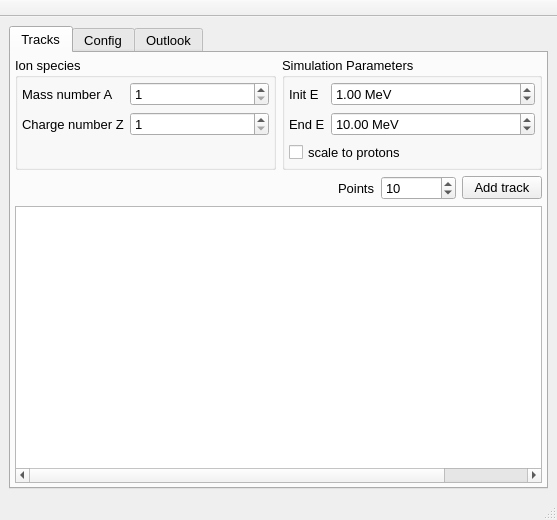
<?xml version="1.0" encoding="UTF-8"?>
<ui version="4.0">
 <class>tpPlugin</class>
 <widget class="QMainWindow" name="tpPlugin">
  <property name="geometry">
   <rect>
    <x>0</x>
    <y>0</y>
    <width>557</width>
    <height>520</height>
   </rect>
  </property>
  <property name="windowTitle">
   <string>Thomson Parabola</string>
  </property>
  <property name="unifiedTitleAndToolBarOnMac">
   <bool>true</bool>
  </property>
  <widget class="QWidget" name="centralwidget">
   <layout class="QGridLayout" name="gridLayout_8">
    <item row="0" column="0">
     <widget class="QTabWidget" name="tabWidget">
      <property name="font">
       <font>
        <pointsize>10</pointsize>
       </font>
      </property>
      <property name="currentIndex">
       <number>0</number>
      </property>
      <widget class="QWidget" name="tab_2">
       <attribute name="title">
        <string>Tracks</string>
       </attribute>
       <layout class="QGridLayout" name="gridLayout_3" rowstretch="0,0,1" columnstretch="1,1">
        <property name="leftMargin">
         <number>4</number>
        </property>
        <property name="topMargin">
         <number>4</number>
        </property>
        <property name="rightMargin">
         <number>4</number>
        </property>
        <property name="bottomMargin">
         <number>4</number>
        </property>
        <item row="0" column="0">
         <widget class="QGroupBox" name="groupBox_6">
          <property name="title">
           <string>Ion species</string>
          </property>
          <layout class="QGridLayout" name="gridLayout_2" columnstretch="0,1">
           <property name="leftMargin">
            <number>4</number>
           </property>
           <property name="topMargin">
            <number>4</number>
           </property>
           <property name="rightMargin">
            <number>4</number>
           </property>
           <property name="bottomMargin">
            <number>4</number>
           </property>
           <item row="1" column="0">
            <widget class="QLabel" name="label_12">
             <property name="font">
              <font>
               <pointsize>10</pointsize>
              </font>
             </property>
             <property name="text">
              <string>Charge number Z</string>
             </property>
            </widget>
           </item>
           <item row="0" column="0">
            <widget class="QLabel" name="label_13">
             <property name="font">
              <font>
               <pointsize>10</pointsize>
              </font>
             </property>
             <property name="text">
              <string>Mass number A</string>
             </property>
            </widget>
           </item>
           <item row="1" column="1">
            <widget class="QSpinBox" name="Z_sb">
             <property name="minimum">
              <number>1</number>
             </property>
             <property name="neutrinoSave" stdset="0">
              <bool>true</bool>
             </property>
            </widget>
           </item>
           <item row="0" column="1">
            <widget class="QSpinBox" name="A_sb">
             <property name="minimum">
              <number>1</number>
             </property>
             <property name="neutrinoSave" stdset="0">
              <bool>true</bool>
             </property>
            </widget>
           </item>
           <item row="2" column="1">
            <spacer name="verticalSpacer_4">
             <property name="orientation">
              <enum>Qt::Vertical</enum>
             </property>
             <property name="sizeHint" stdset="0">
              <size>
               <width>20</width>
               <height>0</height>
              </size>
             </property>
            </spacer>
           </item>
          </layout>
         </widget>
        </item>
        <item row="0" column="1">
         <widget class="QGroupBox" name="groupBox">
          <property name="title">
           <string>Simulation Parameters</string>
          </property>
          <layout class="QGridLayout" name="gridLayout_10" columnstretch="0,1">
           <property name="leftMargin">
            <number>4</number>
           </property>
           <property name="topMargin">
            <number>4</number>
           </property>
           <property name="rightMargin">
            <number>4</number>
           </property>
           <property name="bottomMargin">
            <number>4</number>
           </property>
           <item row="0" column="0">
            <widget class="QLabel" name="label_2">
             <property name="font">
              <font>
               <pointsize>10</pointsize>
              </font>
             </property>
             <property name="text">
              <string>Init E</string>
             </property>
            </widget>
           </item>
           <item row="0" column="1">
            <widget class="QDoubleSpinBox" name="initE_sb">
             <property name="minimumSize">
              <size>
               <width>100</width>
               <height>0</height>
              </size>
             </property>
             <property name="suffix">
              <string> MeV</string>
             </property>
             <property name="value">
              <double>1.000000000000000</double>
             </property>
             <property name="neutrinoSave" stdset="0">
              <bool>true</bool>
             </property>
            </widget>
           </item>
           <item row="1" column="0">
            <widget class="QLabel" name="label_3">
             <property name="font">
              <font>
               <pointsize>10</pointsize>
              </font>
             </property>
             <property name="text">
              <string>End E</string>
             </property>
            </widget>
           </item>
           <item row="1" column="1">
            <widget class="QDoubleSpinBox" name="endE_sb">
             <property name="minimumSize">
              <size>
               <width>100</width>
               <height>0</height>
              </size>
             </property>
             <property name="suffix">
              <string> MeV</string>
             </property>
             <property name="value">
              <double>10.000000000000000</double>
             </property>
             <property name="neutrinoSave" stdset="0">
              <bool>true</bool>
             </property>
            </widget>
           </item>
           <item row="3" column="0">
            <spacer name="verticalSpacer_5">
             <property name="orientation">
              <enum>Qt::Vertical</enum>
             </property>
             <property name="sizeHint" stdset="0">
              <size>
               <width>20</width>
               <height>0</height>
              </size>
             </property>
            </spacer>
           </item>
           <item row="2" column="0" colspan="2">
            <widget class="QCheckBox" name="escale_cb">
             <property name="font">
              <font>
               <pointsize>10</pointsize>
              </font>
             </property>
             <property name="text">
              <string>scale to protons</string>
             </property>
            </widget>
           </item>
          </layout>
         </widget>
        </item>
        <item row="1" column="0" colspan="2">
         <layout class="QGridLayout" name="gridLayout">
          <item row="0" column="2">
           <widget class="QSpinBox" name="points_sb">
            <property name="minimumSize">
             <size>
              <width>75</width>
              <height>0</height>
             </size>
            </property>
            <property name="value">
             <number>10</number>
            </property>
            <property name="neutrinoSave" stdset="0">
             <bool>true</bool>
            </property>
           </widget>
          </item>
          <item row="0" column="3">
           <widget class="QPushButton" name="addTrack_pb">
            <property name="font">
             <font>
              <pointsize>10</pointsize>
             </font>
            </property>
            <property name="text">
             <string>Add track</string>
            </property>
           </widget>
          </item>
          <item row="0" column="1">
           <widget class="QLabel" name="label">
            <property name="font">
             <font>
              <pointsize>10</pointsize>
             </font>
            </property>
            <property name="text">
             <string>Points</string>
            </property>
           </widget>
          </item>
          <item row="0" column="0">
           <spacer name="horizontalSpacer">
            <property name="orientation">
             <enum>Qt::Horizontal</enum>
            </property>
            <property name="sizeHint" stdset="0">
             <size>
              <width>40</width>
              <height>20</height>
             </size>
            </property>
           </spacer>
          </item>
         </layout>
        </item>
        <item row="2" column="0" colspan="2">
         <widget class="QTableWidget" name="trackTable">
          <property name="columnCount">
           <number>6</number>
          </property>
          <attribute name="horizontalHeaderVisible">
           <bool>false</bool>
          </attribute>
          <attribute name="horizontalHeaderHighlightSections">
           <bool>true</bool>
          </attribute>
          <attribute name="horizontalHeaderStretchLastSection">
           <bool>true</bool>
          </attribute>
          <column>
           <property name="text">
            <string>A</string>
           </property>
          </column>
          <column>
           <property name="text">
            <string>Z</string>
           </property>
          </column>
          <column>
           <property name="text">
            <string>init E</string>
           </property>
          </column>
          <column>
           <property name="text">
            <string>end E</string>
           </property>
          </column>
          <column>
           <property name="text">
            <string>n Points</string>
           </property>
          </column>
          <column>
           <property name="text">
            <string/>
           </property>
          </column>
         </widget>
        </item>
       </layout>
      </widget>
      <widget class="QWidget" name="tab">
       <attribute name="title">
        <string>Config</string>
       </attribute>
       <layout class="QVBoxLayout" name="verticalLayout">
        <property name="leftMargin">
         <number>4</number>
        </property>
        <property name="topMargin">
         <number>4</number>
        </property>
        <property name="rightMargin">
         <number>4</number>
        </property>
        <property name="bottomMargin">
         <number>4</number>
        </property>
        <item>
         <widget class="QGroupBox" name="groupBox_2">
          <property name="title">
           <string>Simulation Box</string>
          </property>
          <layout class="QFormLayout" name="formLayout">
           <property name="horizontalSpacing">
            <number>4</number>
           </property>
           <property name="leftMargin">
            <number>4</number>
           </property>
           <property name="topMargin">
            <number>4</number>
           </property>
           <property name="rightMargin">
            <number>4</number>
           </property>
           <property name="bottomMargin">
            <number>4</number>
           </property>
           <item row="0" column="0">
            <widget class="QLabel" name="label_4">
             <property name="font">
              <font>
               <pointsize>10</pointsize>
              </font>
             </property>
             <property name="text">
              <string>Vertex 1</string>
             </property>
            </widget>
           </item>
           <item row="0" column="1">
            <widget class="QVecInput" name="boxV1">
             <property name="maximumSize">
              <size>
               <width>200</width>
               <height>16777215</height>
              </size>
             </property>
             <property name="font">
              <font>
               <pointsize>10</pointsize>
              </font>
             </property>
             <property name="inputMask">
              <string/>
             </property>
             <property name="text">
              <string/>
             </property>
             <property name="maxLength">
              <number>32767</number>
             </property>
             <property name="frame">
              <bool>true</bool>
             </property>
             <property name="placeholderText">
              <string/>
             </property>
             <property name="neutrinoSave" stdset="0">
              <bool>true</bool>
             </property>
            </widget>
           </item>
           <item row="1" column="0">
            <widget class="QLabel" name="label_5">
             <property name="font">
              <font>
               <pointsize>10</pointsize>
              </font>
             </property>
             <property name="text">
              <string>Vertex 2</string>
             </property>
            </widget>
           </item>
           <item row="1" column="1">
            <widget class="QVecInput" name="boxV2">
             <property name="maximumSize">
              <size>
               <width>200</width>
               <height>16777215</height>
              </size>
             </property>
             <property name="font">
              <font>
               <pointsize>10</pointsize>
              </font>
             </property>
             <property name="text">
              <string/>
             </property>
             <property name="neutrinoSave" stdset="0">
              <bool>true</bool>
             </property>
            </widget>
           </item>
          </layout>
         </widget>
        </item>
        <item>
         <widget class="QGroupBox" name="groupBox_3">
          <property name="title">
           <string>B field</string>
          </property>
          <layout class="QFormLayout" name="formLayout_3">
           <property name="leftMargin">
            <number>4</number>
           </property>
           <property name="topMargin">
            <number>4</number>
           </property>
           <property name="rightMargin">
            <number>4</number>
           </property>
           <property name="bottomMargin">
            <number>4</number>
           </property>
           <item row="0" column="0">
            <widget class="QLabel" name="label_7">
             <property name="font">
              <font>
               <pointsize>10</pointsize>
              </font>
             </property>
             <property name="text">
              <string>Center</string>
             </property>
            </widget>
           </item>
           <item row="0" column="1">
            <widget class="QVecInput" name="Bcenter">
             <property name="maximumSize">
              <size>
               <width>200</width>
               <height>16777215</height>
              </size>
             </property>
             <property name="font">
              <font>
               <pointsize>10</pointsize>
              </font>
             </property>
             <property name="text">
              <string/>
             </property>
             <property name="neutrinoSave" stdset="0">
              <bool>true</bool>
             </property>
            </widget>
           </item>
           <item row="1" column="0">
            <widget class="QLabel" name="label_6">
             <property name="font">
              <font>
               <pointsize>10</pointsize>
              </font>
             </property>
             <property name="text">
              <string>Box</string>
             </property>
            </widget>
           </item>
           <item row="1" column="1">
            <widget class="QVecInput" name="Bbox">
             <property name="maximumSize">
              <size>
               <width>200</width>
               <height>16777215</height>
              </size>
             </property>
             <property name="font">
              <font>
               <pointsize>10</pointsize>
              </font>
             </property>
             <property name="text">
              <string/>
             </property>
             <property name="neutrinoSave" stdset="0">
              <bool>true</bool>
             </property>
            </widget>
           </item>
           <item row="2" column="0">
            <widget class="QLabel" name="label_8">
             <property name="font">
              <font>
               <pointsize>10</pointsize>
              </font>
             </property>
             <property name="text">
              <string>Vec</string>
             </property>
            </widget>
           </item>
           <item row="2" column="1">
            <widget class="QVecInput" name="Bvec">
             <property name="maximumSize">
              <size>
               <width>200</width>
               <height>16777215</height>
              </size>
             </property>
             <property name="font">
              <font>
               <pointsize>10</pointsize>
              </font>
             </property>
             <property name="text">
              <string/>
             </property>
             <property name="neutrinoSave" stdset="0">
              <bool>true</bool>
             </property>
            </widget>
           </item>
          </layout>
         </widget>
        </item>
        <item>
         <widget class="QGroupBox" name="groupBox_4">
          <property name="title">
           <string>E field</string>
          </property>
          <layout class="QFormLayout" name="formLayout_2">
           <property name="leftMargin">
            <number>4</number>
           </property>
           <property name="topMargin">
            <number>4</number>
           </property>
           <property name="rightMargin">
            <number>4</number>
           </property>
           <property name="bottomMargin">
            <number>4</number>
           </property>
           <item row="0" column="0">
            <widget class="QLabel" name="label_11">
             <property name="font">
              <font>
               <pointsize>10</pointsize>
              </font>
             </property>
             <property name="text">
              <string>Center</string>
             </property>
            </widget>
           </item>
           <item row="0" column="1">
            <widget class="QVecInput" name="Ecenter">
             <property name="maximumSize">
              <size>
               <width>200</width>
               <height>16777215</height>
              </size>
             </property>
             <property name="font">
              <font>
               <pointsize>10</pointsize>
              </font>
             </property>
             <property name="text">
              <string/>
             </property>
             <property name="neutrinoSave" stdset="0">
              <bool>true</bool>
             </property>
            </widget>
           </item>
           <item row="1" column="0">
            <widget class="QLabel" name="label_10">
             <property name="font">
              <font>
               <pointsize>10</pointsize>
              </font>
             </property>
             <property name="text">
              <string>Box</string>
             </property>
            </widget>
           </item>
           <item row="1" column="1">
            <widget class="QVecInput" name="Ebox">
             <property name="maximumSize">
              <size>
               <width>200</width>
               <height>16777215</height>
              </size>
             </property>
             <property name="font">
              <font>
               <pointsize>10</pointsize>
              </font>
             </property>
             <property name="text">
              <string/>
             </property>
             <property name="neutrinoSave" stdset="0">
              <bool>true</bool>
             </property>
            </widget>
           </item>
           <item row="2" column="0">
            <widget class="QLabel" name="label_9">
             <property name="font">
              <font>
               <pointsize>10</pointsize>
              </font>
             </property>
             <property name="text">
              <string>Vec</string>
             </property>
            </widget>
           </item>
           <item row="2" column="1">
            <widget class="QVecInput" name="Evec">
             <property name="maximumSize">
              <size>
               <width>200</width>
               <height>16777215</height>
              </size>
             </property>
             <property name="font">
              <font>
               <pointsize>10</pointsize>
              </font>
             </property>
             <property name="text">
              <string/>
             </property>
             <property name="neutrinoSave" stdset="0">
              <bool>true</bool>
             </property>
            </widget>
           </item>
          </layout>
         </widget>
        </item>
       </layout>
      </widget>
      <widget class="QWidget" name="drawTab">
       <attribute name="title">
        <string>Outlook</string>
       </attribute>
       <layout class="QGridLayout" name="gridLayout_4">
        <property name="leftMargin">
         <number>0</number>
        </property>
        <property name="topMargin">
         <number>0</number>
        </property>
        <property name="rightMargin">
         <number>0</number>
        </property>
        <property name="bottomMargin">
         <number>0</number>
        </property>
        <item row="0" column="1">
         <layout class="QGridLayout" name="gridGl"/>
        </item>
       </layout>
      </widget>
     </widget>
    </item>
   </layout>
  </widget>
  <widget class="QStatusBar" name="statusbar"/>
  <widget class="QToolBar" name="toolBar">
   <property name="windowTitle">
    <string>toolBar</string>
   </property>
   <property name="movable">
    <bool>false</bool>
   </property>
   <property name="floatable">
    <bool>false</bool>
   </property>
   <attribute name="toolBarArea">
    <enum>TopToolBarArea</enum>
   </attribute>
   <attribute name="toolBarBreak">
    <bool>false</bool>
   </attribute>
  </widget>
  <action name="actionLoad_config">
   <property name="text">
    <string>&amp;Load config</string>
   </property>
  </action>
 </widget>
 <customwidgets>
  <customwidget>
   <class>QVecInput</class>
   <extends>QLineEdit</extends>
   <header>qvecinput.h</header>
  </customwidget>
 </customwidgets>
 <tabstops>
  <tabstop>boxV1</tabstop>
  <tabstop>boxV2</tabstop>
  <tabstop>Bcenter</tabstop>
  <tabstop>Bbox</tabstop>
  <tabstop>Bvec</tabstop>
  <tabstop>Ecenter</tabstop>
  <tabstop>Ebox</tabstop>
  <tabstop>Evec</tabstop>
 </tabstops>
 <resources/>
 <connections/>
</ui>
